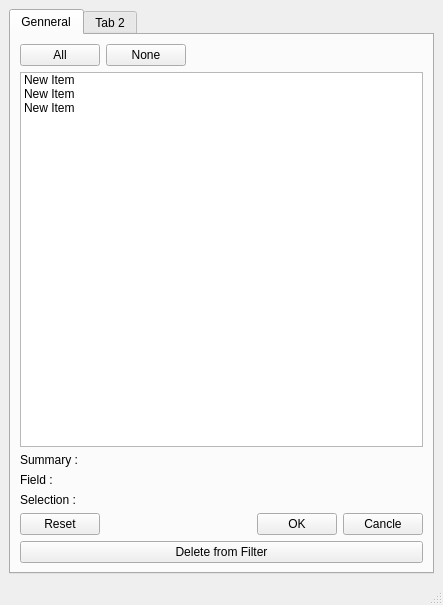
<?xml version="1.0" encoding="UTF-8"?>
<ui version="4.0">
 <class>MainWindow</class>
 <widget class="QMainWindow" name="MainWindow">
  <property name="geometry">
   <rect>
    <x>0</x>
    <y>0</y>
    <width>443</width>
    <height>605</height>
   </rect>
  </property>
  <property name="windowTitle">
   <string>MainWindow</string>
  </property>
  <widget class="QWidget" name="centralwidget">
   <layout class="QGridLayout" name="gridLayout">
    <item row="0" column="0">
     <widget class="QTabWidget" name="tabWidget">
      <property name="currentIndex">
       <number>0</number>
      </property>
      <widget class="QWidget" name="tab">
       <attribute name="title">
        <string>Genneral</string>
       </attribute>
       <layout class="QGridLayout" name="gridLayout_4">
        <item row="0" column="0">
         <layout class="QGridLayout" name="gridLayout_2">
          <item row="0" column="0">
           <widget class="QPushButton" name="allButton">
            <property name="text">
             <string>All</string>
            </property>
           </widget>
          </item>
          <item row="0" column="1">
           <widget class="QPushButton" name="noneButton">
            <property name="text">
             <string>None</string>
            </property>
           </widget>
          </item>
          <item row="0" column="2">
           <spacer name="horizontalSpacer_2">
            <property name="orientation">
             <enum>Qt::Horizontal</enum>
            </property>
            <property name="sizeHint" stdset="0">
             <size>
              <width>40</width>
              <height>20</height>
             </size>
            </property>
           </spacer>
          </item>
         </layout>
        </item>
        <item row="1" column="0">
         <widget class="QListWidget" name="filterItemListWidget">
          <property name="focusPolicy">
           <enum>Qt::NoFocus</enum>
          </property>
          <property name="contextMenuPolicy">
           <enum>Qt::NoContextMenu</enum>
          </property>
          <property name="editTriggers">
           <set>QAbstractItemView::DoubleClicked|QAbstractItemView::EditKeyPressed</set>
          </property>
          <property name="selectionMode">
           <enum>QAbstractItemView::MultiSelection</enum>
          </property>
          <item>
           <property name="text">
            <string>New Item</string>
           </property>
           <property name="checkState">
            <enum>Unchecked</enum>
           </property>
           <property name="flags">
            <set>ItemIsSelectable|ItemIsDragEnabled|ItemIsUserCheckable|ItemIsEnabled|ItemIsTristate</set>
           </property>
          </item>
          <item>
           <property name="text">
            <string>New Item</string>
           </property>
           <property name="checkState">
            <enum>Unchecked</enum>
           </property>
          </item>
          <item>
           <property name="text">
            <string>New Item</string>
           </property>
           <property name="checkState">
            <enum>Unchecked</enum>
           </property>
          </item>
         </widget>
        </item>
        <item row="2" column="0">
         <widget class="QLabel" name="summaryLabel">
          <property name="text">
           <string>Summary : </string>
          </property>
         </widget>
        </item>
        <item row="3" column="0">
         <widget class="QLabel" name="fieldLabel">
          <property name="text">
           <string>Field :</string>
          </property>
         </widget>
        </item>
        <item row="4" column="0">
         <widget class="QLabel" name="selectionLabel">
          <property name="text">
           <string>Selection : </string>
          </property>
         </widget>
        </item>
        <item row="5" column="0">
         <layout class="QGridLayout" name="gridLayout_3">
          <item row="0" column="0">
           <widget class="QPushButton" name="resetButton">
            <property name="text">
             <string>Reset</string>
            </property>
           </widget>
          </item>
          <item row="0" column="2">
           <widget class="QPushButton" name="okButton">
            <property name="text">
             <string>OK</string>
            </property>
           </widget>
          </item>
          <item row="0" column="3">
           <widget class="QPushButton" name="cancleButton">
            <property name="text">
             <string>Cancle</string>
            </property>
           </widget>
          </item>
          <item row="0" column="1">
           <spacer name="horizontalSpacer">
            <property name="orientation">
             <enum>Qt::Horizontal</enum>
            </property>
            <property name="sizeHint" stdset="0">
             <size>
              <width>40</width>
              <height>20</height>
             </size>
            </property>
           </spacer>
          </item>
         </layout>
        </item>
        <item row="6" column="0">
         <widget class="QPushButton" name="deleteButton">
          <property name="text">
           <string>Delete from Filter</string>
          </property>
         </widget>
        </item>
       </layout>
      </widget>
      <widget class="QWidget" name="tab_2">
       <property name="enabled">
        <bool>true</bool>
       </property>
       <attribute name="title">
        <string>Tab 2</string>
       </attribute>
      </widget>
     </widget>
    </item>
   </layout>
  </widget>
  <widget class="QMenuBar" name="menubar">
   <property name="geometry">
    <rect>
     <x>0</x>
     <y>0</y>
     <width>443</width>
     <height>26</height>
    </rect>
   </property>
  </widget>
  <widget class="QStatusBar" name="statusbar"/>
 </widget>
 <resources/>
 <connections/>
</ui>
